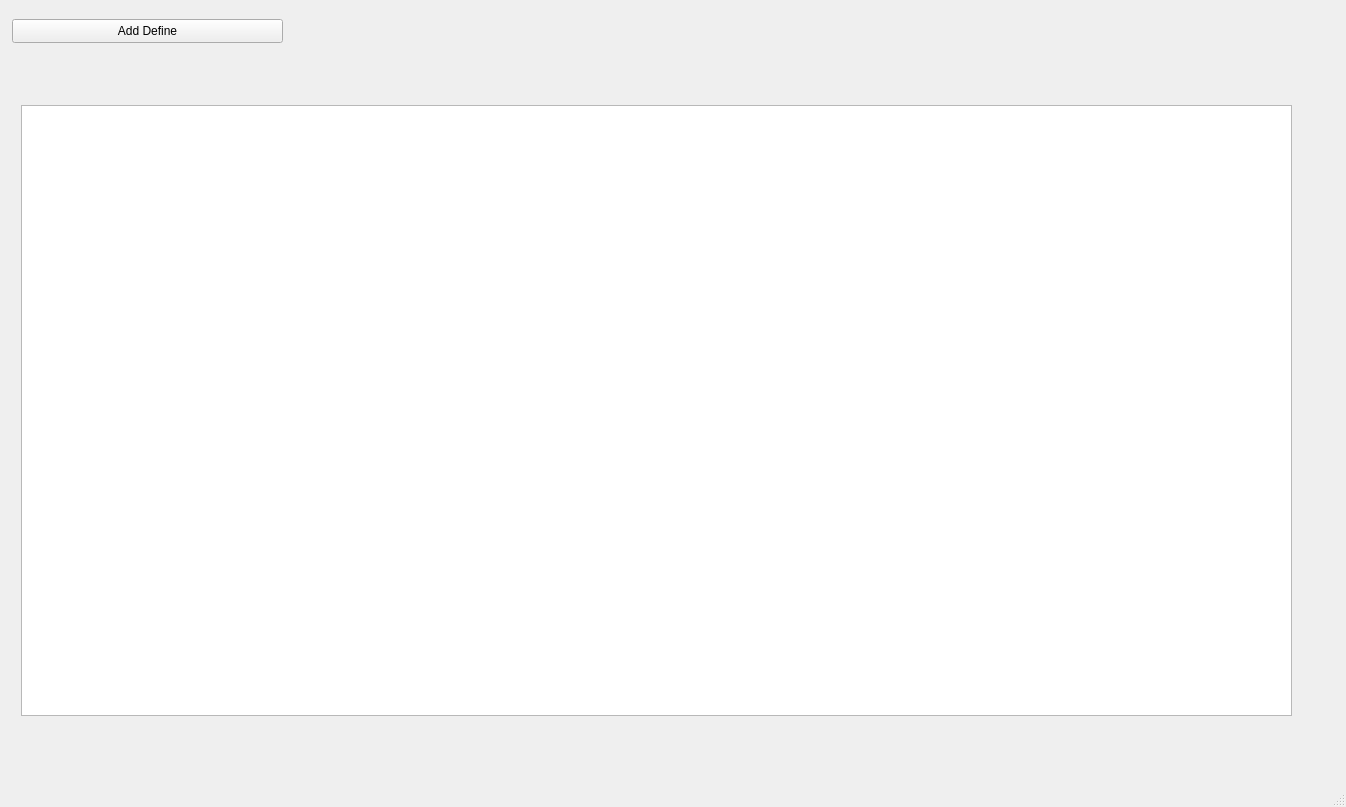
<?xml version="1.0" encoding="UTF-8"?>
<ui version="4.0">
 <class>MainWindow</class>
 <widget class="QMainWindow" name="MainWindow">
  <property name="geometry">
   <rect>
    <x>0</x>
    <y>0</y>
    <width>1346</width>
    <height>807</height>
   </rect>
  </property>
  <property name="windowTitle">
   <string>DefineList</string>
  </property>
  <widget class="QWidget" name="centralwidget">
   <widget class="QTableView" name="tableView">
    <property name="geometry">
     <rect>
      <x>21</x>
      <y>105</y>
      <width>1271</width>
      <height>611</height>
     </rect>
    </property>
    <attribute name="horizontalHeaderDefaultSectionSize">
     <number>400</number>
    </attribute>
   </widget>
   <widget class="QPushButton" name="Add_pushButton">
    <property name="geometry">
     <rect>
      <x>12</x>
      <y>19</y>
      <width>271</width>
      <height>24</height>
     </rect>
    </property>
    <property name="text">
     <string>Add Define</string>
    </property>
   </widget>
  </widget>
  <widget class="QMenuBar" name="menubar">
   <property name="geometry">
    <rect>
     <x>0</x>
     <y>0</y>
     <width>1346</width>
     <height>21</height>
    </rect>
   </property>
  </widget>
  <widget class="QStatusBar" name="statusbar"/>
 </widget>
 <resources/>
 <connections/>
</ui>
